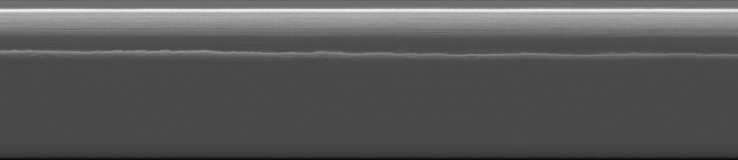
#> input picture PolXR/Assets/Resources/Radar3D/HorizontalRadar/Data_20100324_01_006.png, 738 x 160 px, shrunk from 3537 x 769 before the run, found by its file name; its folder holds 4 pictures in this run
$ python radar_image_flip.py
#> lines starting #> are read from the running program, lines starting #| are printed output that depends on the picture
import os
from PIL import Image
def flip_images(folder_path):
    # Iterate over all files in the folder
    for filename in os.listdir(folder_path):
        # Check if the file is an image
        if filename.lower().endswith(('.png', '.jpg', '.jpeg', '.gif')):
            # Open the image
            image_path = os.path.join(folder_path, filename)
            with Image.open(image_path) as image:
                # Flip the image vertically
#> image is the input picture: PIL image 738x160 RGBA; mean R, G, B, A 88.5, 88.5, 88.5, 255
                flipped_image = image.transpose(Image.FLIP_TOP_BOTTOM)
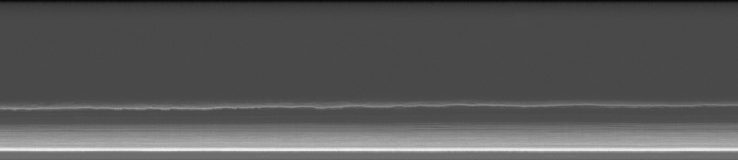
#> flipped_image: PIL image 738x160 RGBA; mean R, G, B, A 88.5, 88.5, 88.5, 255

                # Save the flipped image with the same name
                flipped_image.save(image_path)

                print(f"Flipped {filename}")
#> pass 2 of the loop in flip_images, `for filename in os.listdir(folder_path):`:
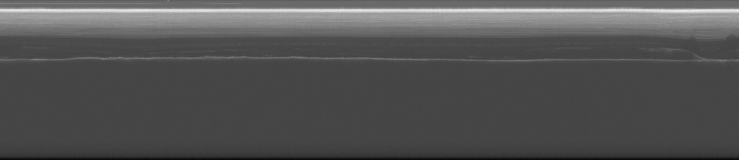
#> input picture PolXR/Assets/Resources/Radar3D/HorizontalRadar/Data_20100324_01_008.png, 739 x 160 px, shrunk from 3543 x 769 before the run, found by its file name
#> in flip_images, image is the input picture: PIL image 739x160 RGBA; mean R, G, B, A 83.9, 83.9, 83.9, 255
#> in flip_images, `flipped_image = image.transpose(Image.FLIP_TOP_BOTTOM)`:
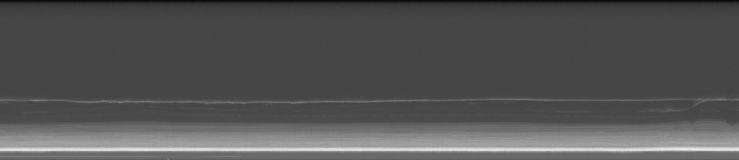
#> flipped_image: PIL image 739x160 RGBA; mean R, G, B, A 83.9, 83.9, 83.9, 255
#> pass 3 of the loop in flip_images, `for filename in os.listdir(folder_path):`:
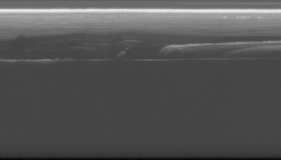
#> input picture PolXR/Assets/Resources/Radar3D/HorizontalRadar/Data_20100324_01_009.png, 281 x 160 px, shrunk from 1347 x 769 before the run, found by its file name
#> in flip_images, image is the input picture: PIL image 281x160 RGBA; mean R, G, B, A 84.4, 84.4, 84.4, 255
#> in flip_images, `flipped_image = image.transpose(Image.FLIP_TOP_BOTTOM)`:
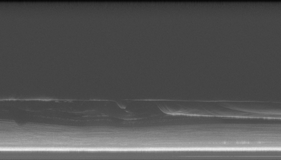
#> flipped_image: PIL image 281x160 RGBA; mean R, G, B, A 84.4, 84.4, 84.4, 255
#> the loop made 4 passes; the first 3 are shown
# Specify the folder path containing the images
folder_path = r'D:\GIT\polAR\PolXR\Assets\Resources\Radar3D\HorizontalRadar'
# Call the function to flip the images
flip_images(folder_path)
